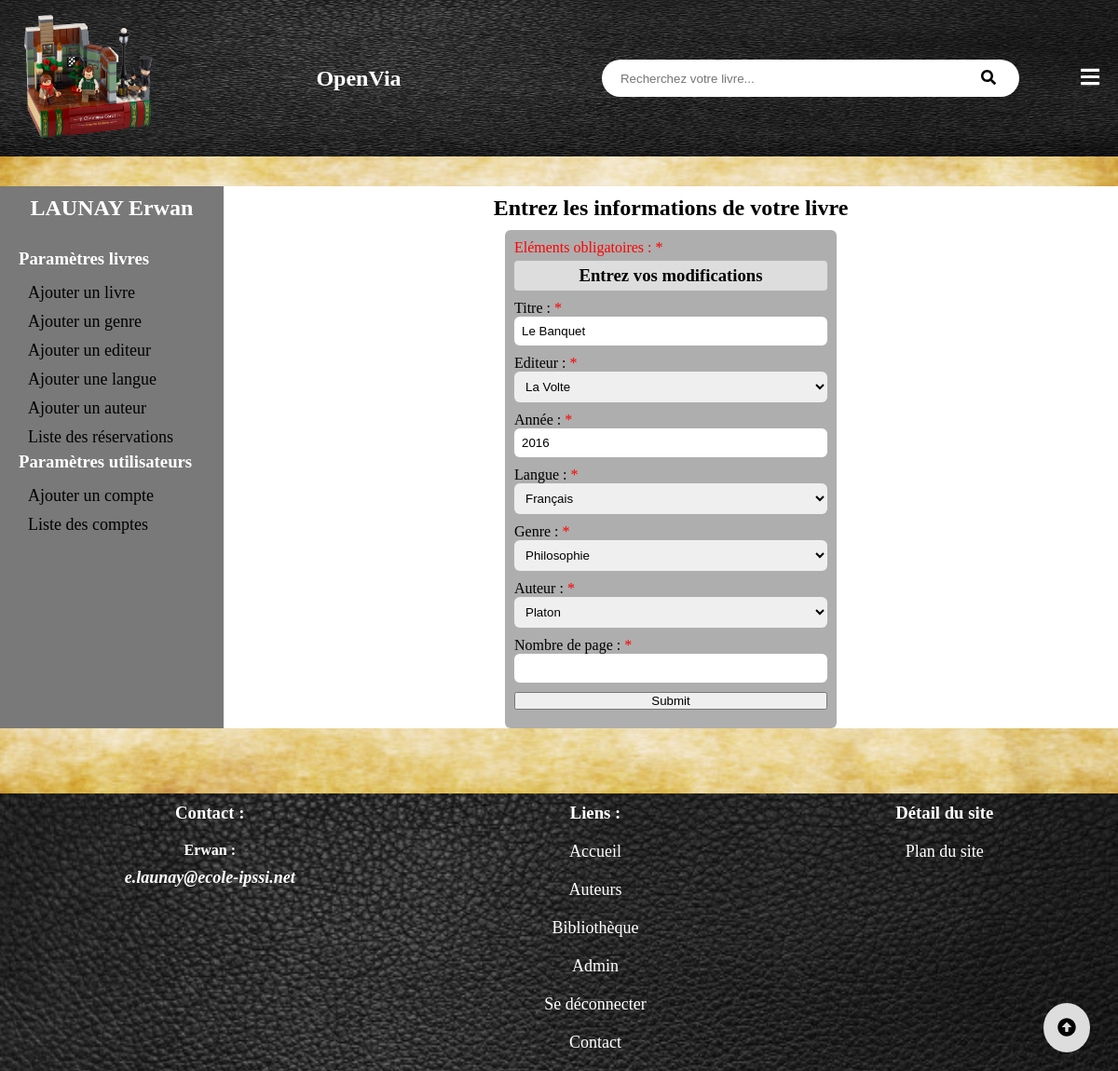
/admin/modiflivre.php?isbn=2081382644 (signed in), run on an earlier commit of the app's database.
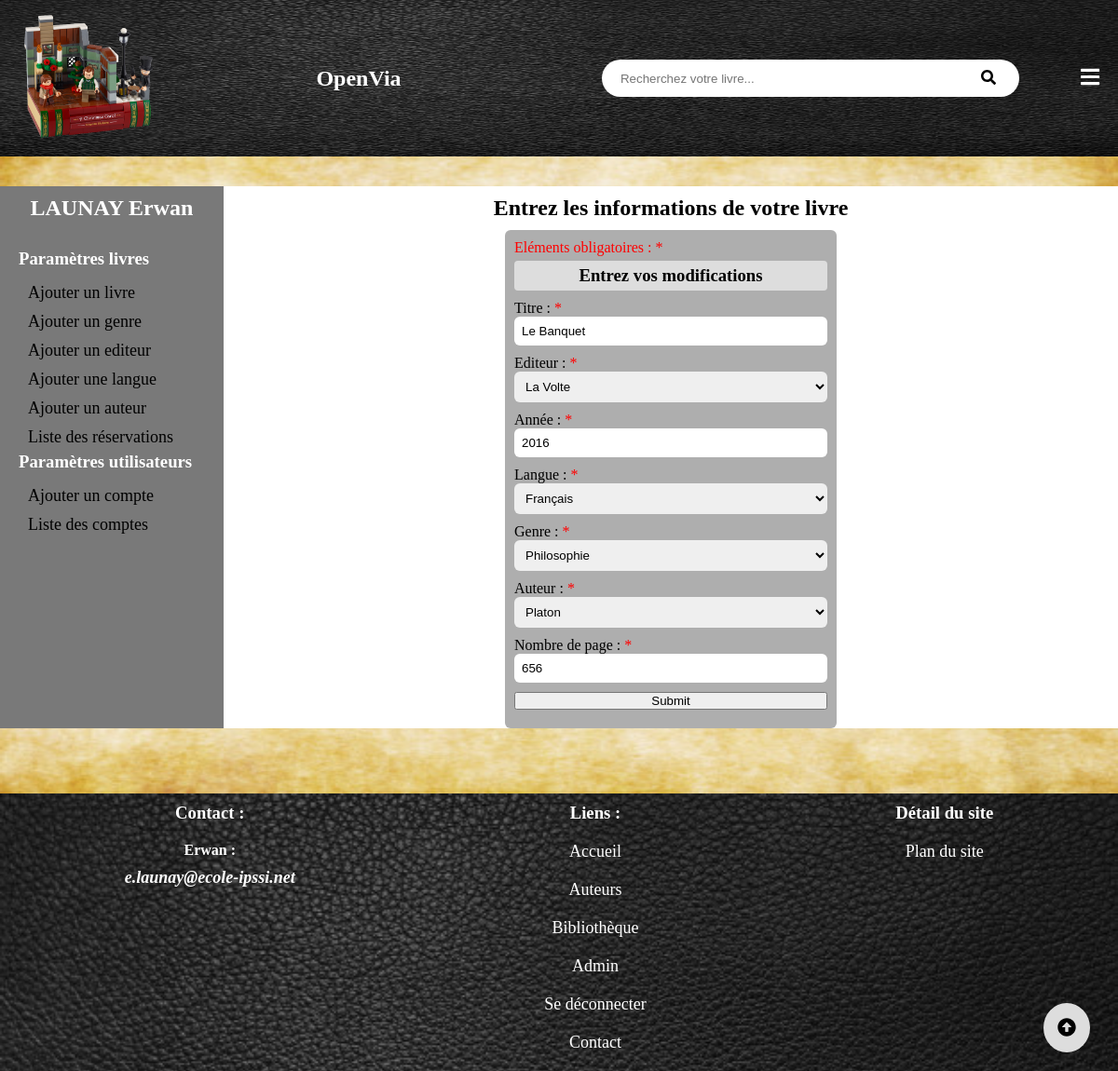
And on a later commit of the database.
### tables this page shows
CREATE TABLE IF NOT EXISTS `livre` (
  `isbn` varchar(15) NOT NULL,
  `titre` varchar(500) NOT NULL,
  `annee` int(11) DEFAULT NULL,
  `nbpages` int(11) DEFAULT NULL,
  `synopsis` varchar(5000) DEFAULT NULL,
  `date_retour` date DEFAULT NULL,
  `langue` int(11) DEFAULT NULL,
  `genre` int(11) DEFAULT NULL,
  `editeur` int(11) NOT NULL,
  `utilisateur` int(11) DEFAULT NULL,
  `idPersonne` int(11) DEFAULT NULL,
  `renouvellement` tinyint(1) DEFAULT NULL,
  PRIMARY KEY (`isbn`)
);

CREATE TABLE IF NOT EXISTS `editeur` (
  `id` int(11) NOT NULL AUTO_INCREMENT,
  `libelle` varchar(150) NOT NULL,
  PRIMARY KEY (`id`)
);

CREATE TABLE IF NOT EXISTS `langue` (
  `id` int(11) NOT NULL AUTO_INCREMENT,
  `libelle` varchar(150) NOT NULL,
  PRIMARY KEY (`id`)
);

CREATE TABLE IF NOT EXISTS `genre` (
  `id` int(11) NOT NULL AUTO_INCREMENT,
  `libelle` varchar(150) NOT NULL,
  PRIMARY KEY (`id`),
  UNIQUE KEY `libelle` (`libelle`)
);

CREATE TABLE IF NOT EXISTS `personne` (
  `id` int(11) NOT NULL AUTO_INCREMENT,
  `nom` varchar(150) NOT NULL,
  `prenom` varchar(150) DEFAULT NULL,
  `date_naiss` date DEFAULT NULL,
  `ville_naiss` varchar(50) DEFAULT NULL,
  `biographie` mediumtext,
  PRIMARY KEY (`id`)
);

### bdd/detailslivres.php (called while the page is built, shortened)
<?php
require"config.php";
if (isset($_GET['isbn'])) {
	$pdostat = $bdd->query("SELECT livre.*, personne.prenom AS prenom, personne.nom AS nom, genre.libelle AS genres, editeur.libelle AS editeurs, langue.libelle AS langues FROM livre JOIN genre ON livre.genre = genre.id JOIN editeur ON livre.editeur = editeur.id JOIN langue ON livre.langue = langue.id JOIN personne ON livre.idPersonne = personne.id WHERE isbn =".$_GET['isbn']);
}
?>

### admin/modiflivre.php (the view, shortened to what this page needs)
<?php require"../admin.php";
	require '../bdd/detailslivres.php';
	$erreur = "Entrez vos modifications";
	$reslivre = $pdostat->fetch();
?>
		<div class="droit">
			<h2>Entrez les informations de votre livre</h2>
			<form method="POST" class="update">
				<div class="group-input">
					<p><span>Eléments obligatoires : *</span></p>
					<div class="erreur">
						<h3><?php echo $erreur; ?></h3>
					</div>
					<div class="form-input">
						<label>Titre : <span>*</span></label>
						<input type="text" class="pres-input" name="titre" value="<?php echo $reslivre['titre']; ?>">
					</div>
					<div class="form-input">
						<label>Editeur : <span>*</span></label>
						<select class="pres-input" name="editeur">
							<option value="<?php echo $reslivre['editeur']; ?>"><?php echo $reslivre['editeurs']; ?></option>
						</select>
					</div>
					<div class="form-input">
						<label>Année : <span>*</span></label>
						<input type="number" class="pres-input" name="annee" min="0" max="2500" value="<?php echo $reslivre['annee']; ?>">
					</div>
					<div class="form-input">
						<label>Langue : <span>*</span></label>
						<select class="pres-input" name="langue">
							<option value="<?php echo $reslivre['langue']; ?>"><?php echo $reslivre['langues']; ?></option>
						</select>
					</div>
					<div class="form-input">
						<label>Genre : <span>*</span></label>
						<select class="pres-input" name="genres">
							<option value="<?php echo $reslivre['genre']; ?>"><?php echo $reslivre['genres']; ?></option>
						</select>
					</div>
					<div class="form-input">
						<label>Auteur : <span>*</span></label>
						<select class="pres-input" name="auteur">
							<option value="<?php echo $reslivre['idPersonne']; ?>"><?php echo $reslivre['nom'] . " " . $reslivre['prenom']; ?></option>
						</select>
					</div>
					<div class="form-input">
						<label>Nombre de page : <span>*</span></label>
						<input type="number" class="pres-input" name="nbpage" min="0" max="2500" value="<?php echo $reslivre['nbpages']; ?>">
					</div>
					<div class="form-input">
						<input type="submit" name="submit">
					</div>
				</div>
			</form>
		</div>
	</div>
</main>
<?php require "../Footer/footer.php"; ?>

What changed in the data, as far as the page shows it:
changed livre "Le Banquet": nbpage (not shown) → "656"
